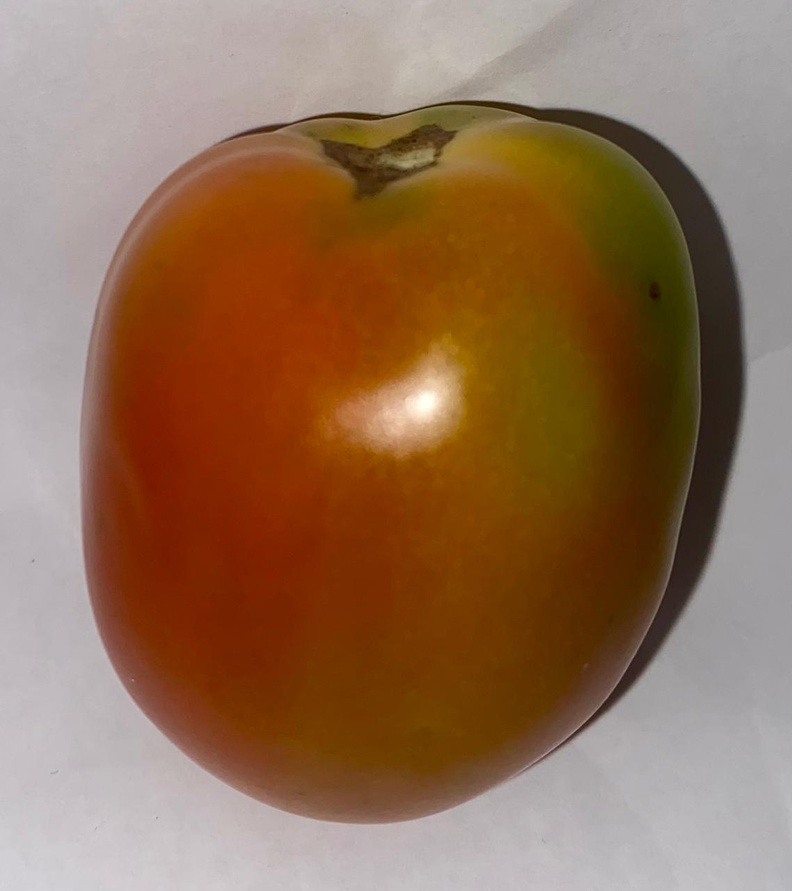
#> input picture citra/tomat/setengah/1.jpg, 792 x 891 px, shrunk from 1138 x 1280 before the run
$ python 8bit_konstant.py
#> lines starting #> are read from the running program, lines starting #| are printed output that depends on the picture; after the words box and inside, x2 and y2 are one past the last pixel; in counts of white or black regions, pixels touching at a corner belong together
import cv2
import numpy as np
import matplotlib.pyplot as plt

# === 1. BACA CITRA ===
img = cv2.imread("tomat/setengah/1.jpg")
#> img is the input picture: shape (891, 792, 3); mean B, G, R 85.8, 112, 145.4
img_rgb = cv2.cvtColor(img, cv2.COLOR_BGR2RGB)
hsv = cv2.cvtColor(img, cv2.COLOR_BGR2HSV)
#> hsv: shape (891, 792, 3); mean H, S, V 58.8, 127.4, 145.5

# === 2. SEGMENTASI OBJEK TOMAT ===
lower_red1 = np.array([0, 100, 50])
upper_red1 = np.array([10, 255, 255])
lower_red2 = np.array([170, 100, 50])
upper_red2 = np.array([180, 255, 255])

mask1 = cv2.inRange(hsv, lower_red1, upper_red1)
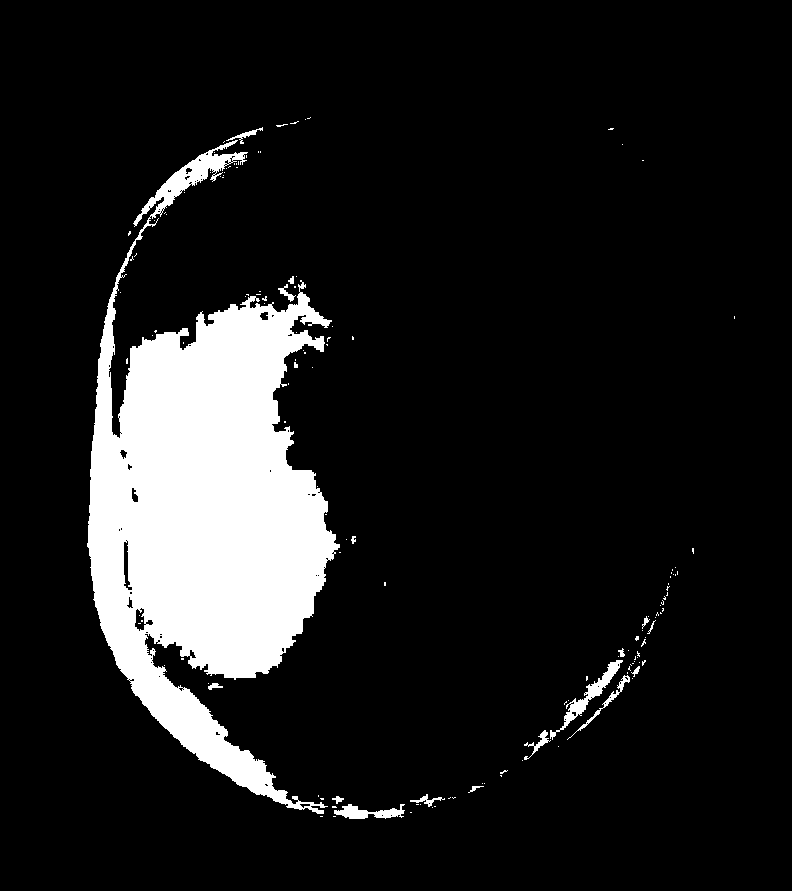
#> mask1: shape (891, 792); 11.7% white; 141 white regions (123 under 20 px), largest, box (x1, y1, x2, y2) and area: (87, 140, 340, 814) 79623, (550, 660, 623, 740) 873, (334, 804, 405, 819) 564
mask2 = cv2.inRange(hsv, lower_red2, upper_red2)
#> mask2: shape (891, 792); every value is 0
mask = mask1 + mask2

# Bersihkan noise
kernel = np.ones((5, 5), np.uint8)
mask = cv2.morphologyEx(mask, cv2.MORPH_CLOSE, kernel)
#> mask: shape (891, 792); 12.1% white; 34 white regions (21 under 20 px), largest, box (x1, y1, x2, y2) and area: (87, 127, 405, 819) 82945, (524, 648, 629, 760) 1320, (567, 651, 646, 740) 548
mask = cv2.morphologyEx(mask, cv2.MORPH_OPEN, kernel)
#> mask: shape (891, 792); 11.9% white; 17 white regions, largest, box (x1, y1, x2, y2) and area: (88, 294, 340, 814) 78682, (142, 135, 247, 226) 2597, (564, 650, 625, 724) 978

# Terapkan mask ke citra asli
segmented_rgb = cv2.bitwise_and(img_rgb, img_rgb, mask=mask)
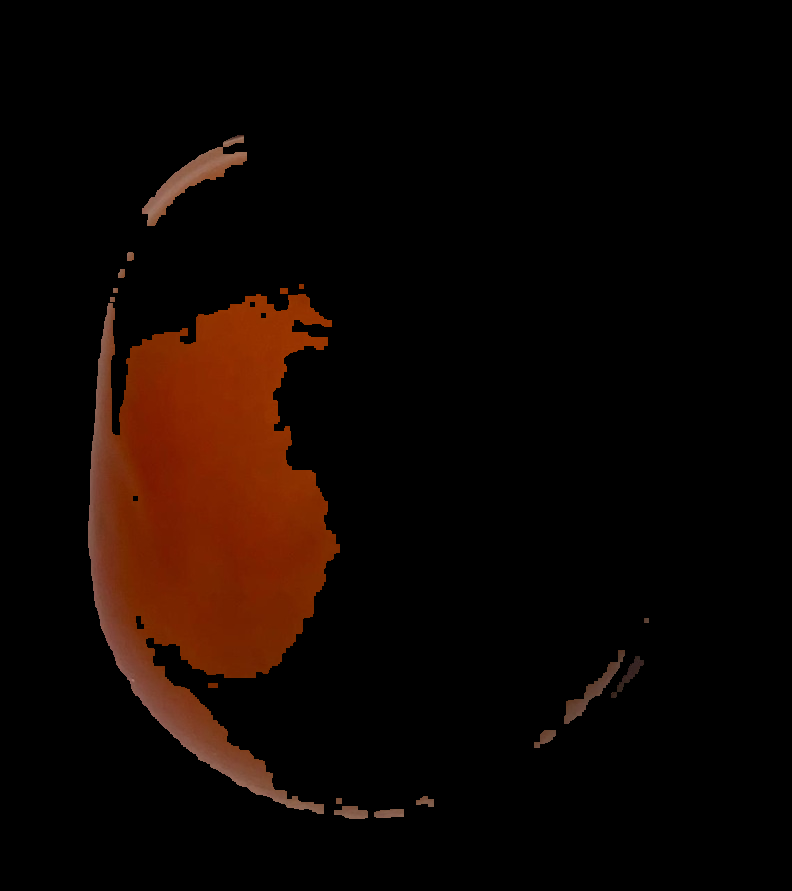
#> segmented_rgb: shape (891, 792, 3); mean R, G, B 15.4, 5.7, 1.6

# === 3. KONVERSI KE HSI ===
def rgb_to_hsi(image):
    image = image.astype(np.float32) / 255.0
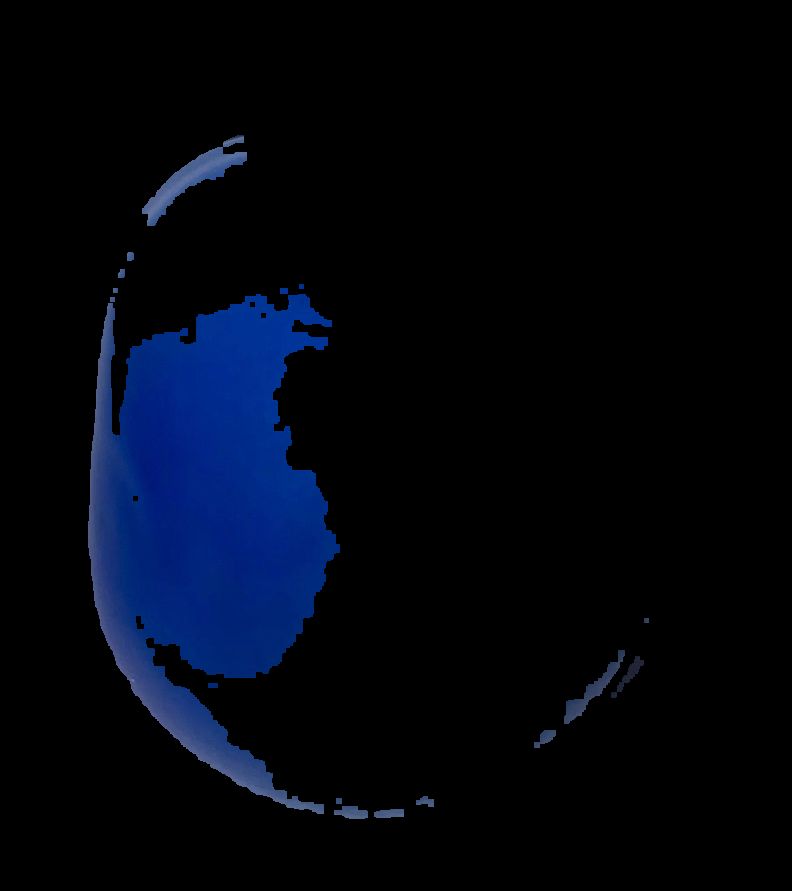
#> image: shape (891, 792, 3) float32; mean of channels 0, 1, 2 0.0604, 0.0223, 0.00626; drawn as B, G, R
    R, G, B = image[:, :, 0], image[:, :, 1], image[:, :, 2]
    I = (R + G + B) / 3
    min_RGB = np.minimum(np.minimum(R, G), B)
    S = 1 - (3 / (R + G + B + 1e-6)) * min_RGB
    num = 0.5 * ((R - G) + (R - B))
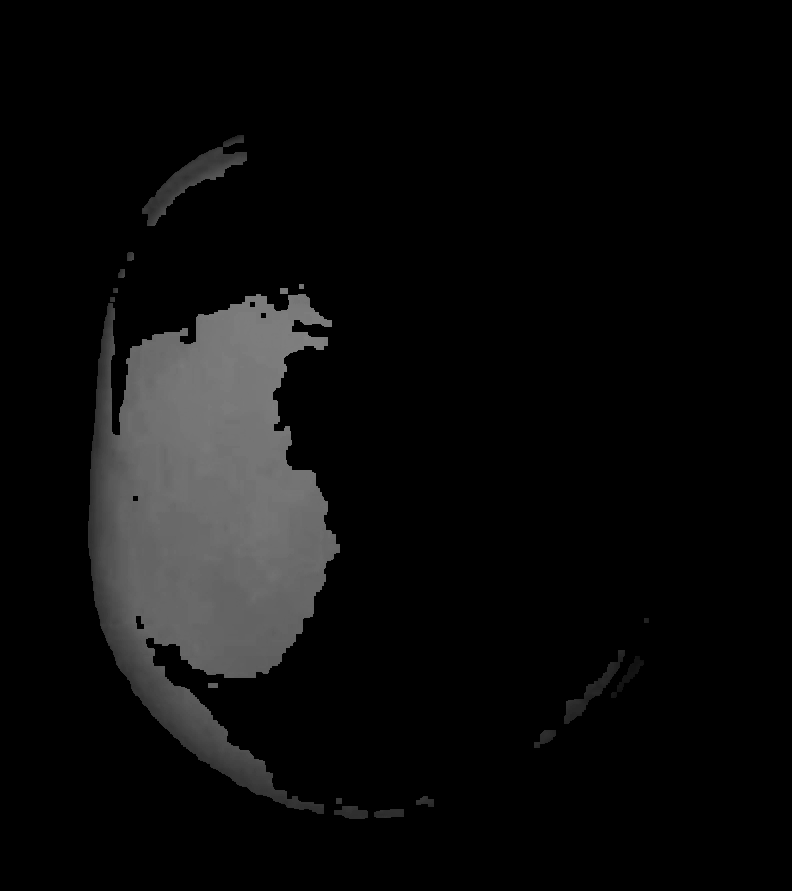
#> num: shape (891, 792) float32; min 0, max 0.51, mean 0.0461
    denom = np.sqrt((R - G) ** 2 + (R - B) * (G - B)) + 1e-6
    theta = np.arccos(num / denom)
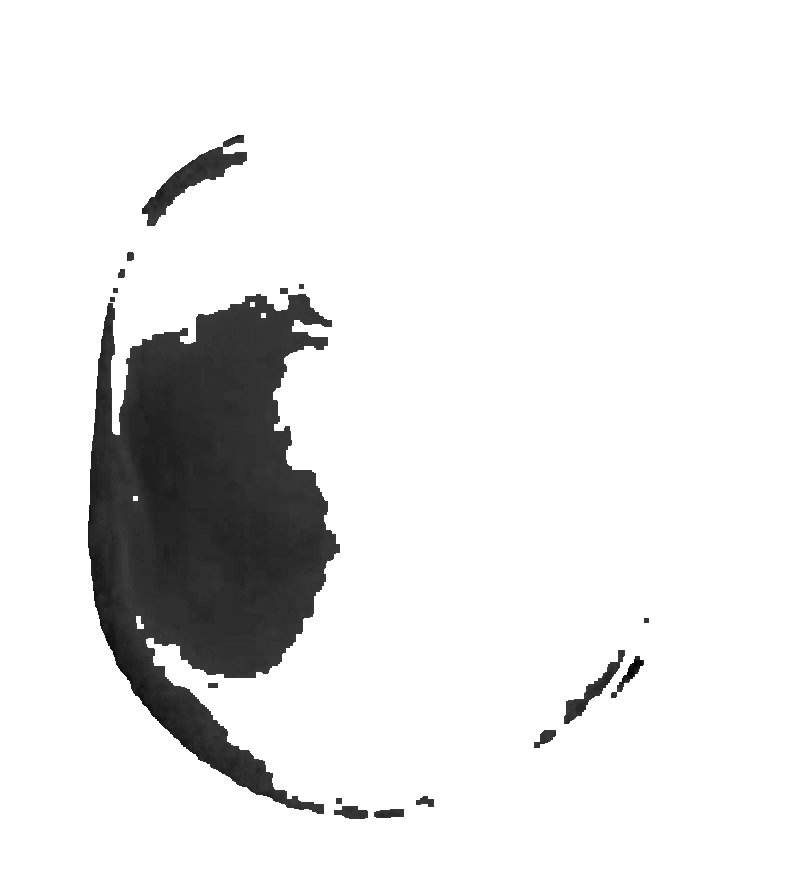
#> theta: shape (891, 792) float32; min 0.00532, max 1.57, mean 1.42; drawn with min black and max white
    H = np.degrees(theta)
    H[B > G] = 360 - H[B > G]
    H = H / 360
    return np.stack([H, S, I], axis=-1)
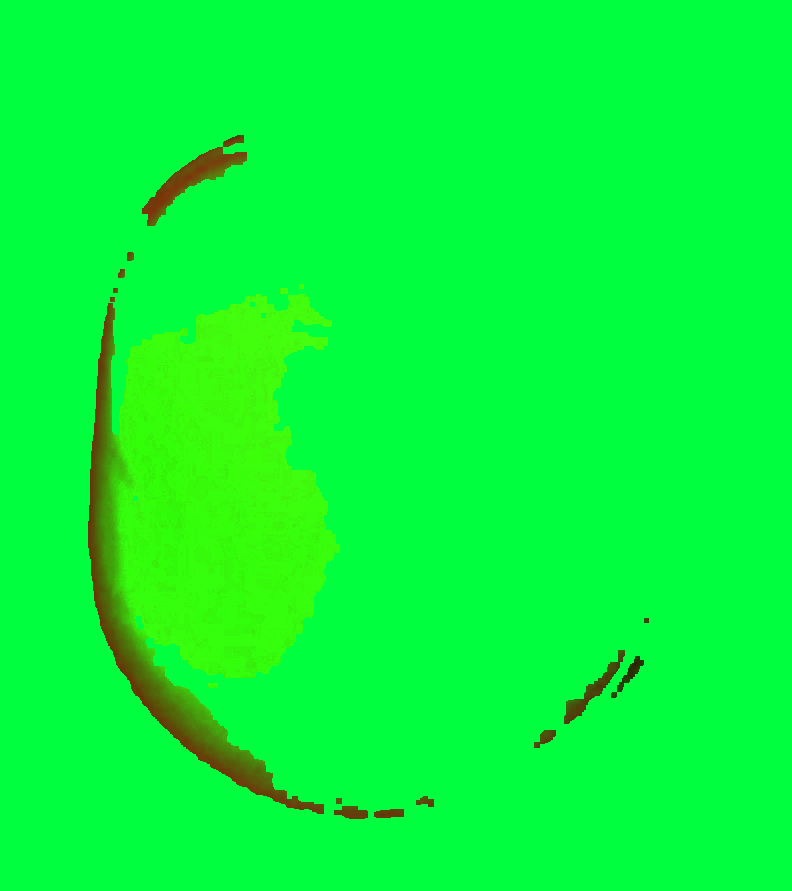
#> returned value: shape (891, 792, 3) float32; mean of channels 0, 1, 2 0.226, 0.981, 0.0296; drawn as B, G, R

hsi_img = rgb_to_hsi(segmented_rgb)
H, S, I = hsi_img[:, :, 0], hsi_img[:, :, 1], hsi_img[:, :, 2]

# === 4. PILIH 8 PIXEL KONSTAN ===
pixel_indices = np.column_stack(np.where(mask > 0))  # Ambil indeks piksel dalam mask
#> pixel_indices = 83847 pairs, first value 135 to 818, second value 88 to 648
selected_pixels = pixel_indices[np.random.choice(len(pixel_indices), 8, replace=False)]
#> selected_pixels = [[272, 120], [487, 101], [540, 189], [462, 265], [448, 148], [532, 152], [554, 333], [443, 244]]
# selected_pixels = np.array([
#     [548, 924],
#     [459, 857],
#     [333, 694],
#     [336, 523],
#     [924, 349],
#     [1053, 655],
#     [958, 912],
#     [621, 602]
# ])

# === 5. TAMPILKAN PIXEL DI CITRA RGB DAN HSI ===
fig, ax = plt.subplots(1, 4, figsize=(20, 5))
ax[0].imshow(segmented_rgb)
ax[0].set_title("Citra RGB")
ax[1].imshow(H, cmap="hsv")
ax[1].set_title("Komponen Hue")
ax[2].imshow(S, cmap="gray")
ax[2].set_title("Komponen Saturation")
ax[3].imshow(I, cmap="gray")
ax[3].set_title("Komponen Intensity")

for (y, x) in selected_pixels:
    for a in ax:
        a.scatter(x, y, facecolors='none', s=50, edgecolors='green')
#> this loop made 8 passes

val_h = []
val_s = []
val_i = []

for idx, (y, x) in enumerate(selected_pixels):
    hue_value = H[y, x] # Konversi ke derajat
    s_value = S[y,x]
    i_value = I[y,x]
    rgb_value = segmented_rgb[y, x]  # Ambil nilai RGB
    print(f"Pixel {idx+1}: Posisi ({x}, {y}), RGB = {rgb_value}, Hue = {hue_value:.4f}, S = {s_value:.4f}, I = {i_value:.4f}")
    val_h.append(hue_value)
    val_s.append(s_value)
    val_i.append(i_value)
#> this loop made 8 passes
#> (y, x, hue_value, s_value, i_value, rgb_value) on passes 1 to 8: (272, 120, 0.0521, 0.26, 0.408, [138, 97, 77]), (487, 101, 0.0391, 0.484, 0.281, [120, 58, 37]), (540, 189, 0.0427, 1, 0.207, [124, 34, 0]), (462, 265, 0.0509, 1, 0.237, [137, 44, 0]), (448, 148, 0.0338, 1, 0.195, [122, 27, 0]), (532, 152, 0.0433, 1, 0.199, [119, 33, 0]), (554, 333, 0.0555, 0.982, 0.222, [125, 44, 1]), (443, 244, 0.048, 1, 0.235, [138, 42, 0])
#| Pixel 1: Posisi (120, 272), RGB = [138  97  77], Hue = 0.0521, S = 0.2596, I = 0.4078
#| Pixel 2: Posisi (101, 487), RGB = [120  58  37], Hue = 0.0391, S = 0.4837, I = 0.2810
#| Pixel 3: Posisi (189, 540), RGB = [124  34   0], Hue = 0.0427, S = 1.0000, I = 0.2065
#| Pixel 4: Posisi (265, 462), RGB = [137  44   0], Hue = 0.0509, S = 1.0000, I = 0.2366
#| Pixel 5: Posisi (148, 448), RGB = [122  27   0], Hue = 0.0338, S = 1.0000, I = 0.1948
#| Pixel 6: Posisi (152, 532), RGB = [119  33   0], Hue = 0.0433, S = 1.0000, I = 0.1987
#| Pixel 7: Posisi (333, 554), RGB = [125  44   1], Hue = 0.0555, S = 0.9824, I = 0.2222
#| Pixel 8: Posisi (244, 443), RGB = [138  42   0], Hue = 0.0480, S = 1.0000, I = 0.2353
#> after the loop, val_h = [0.0521, 0.0391, 0.0427, 0.0509, 0.0338, 0.0433, 0.0555, 0.048]; val_i = [0.408, 0.281, 0.207, 0.237, 0.195, 0.199, 0.222, 0.235]; val_s = [0.26, 0.484, 1, 1, 1, 1, 0.982, 1]

# Hitung Rata-rata
avg_h = np.mean(val_h)
#> avg_h = 0.0457
avg_s = np.mean(val_s)
#> avg_s = 0.841
avg_i = np.mean(val_i)
#> avg_i = 0.248

sum_h = np.sum(val_h)
#> sum_h = 0.365
sum_s = np.sum(val_s)
#> sum_s = 6.73
sum_i = np.sum(val_i)
#> sum_i = 1.98

print(f"jumlah H = {sum_h:.4f}")
#| jumlah H = 0.3654
print(f"jumlah S = {sum_s:.4f}")
#| jumlah S = 6.7257
print(f"jumlah I = {sum_i:.4f}")
#| jumlah I = 1.9830

print(f"Rata - rata H = {avg_h:.4f}")
#| Rata - rata H = 0.0457
print(f"Rata - rata S = {avg_s:.4f}")
#| Rata - rata S = 0.8407
print(f"Rata - rata I = {avg_i:.4f}")
#| Rata - rata I = 0.2479

plt.show()
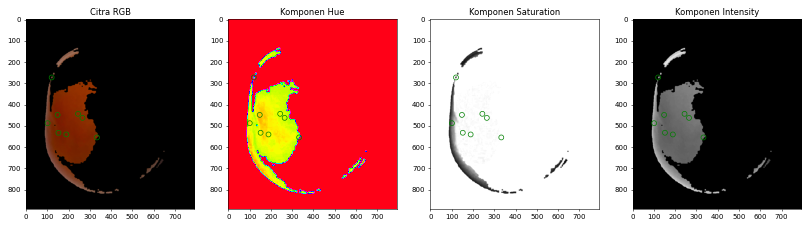
#> figure drawn by matplotlib, 4 panels

$ run again, with citra/tomat/setengah/10.jpg copied over citra/tomat/setengah/1.jpg
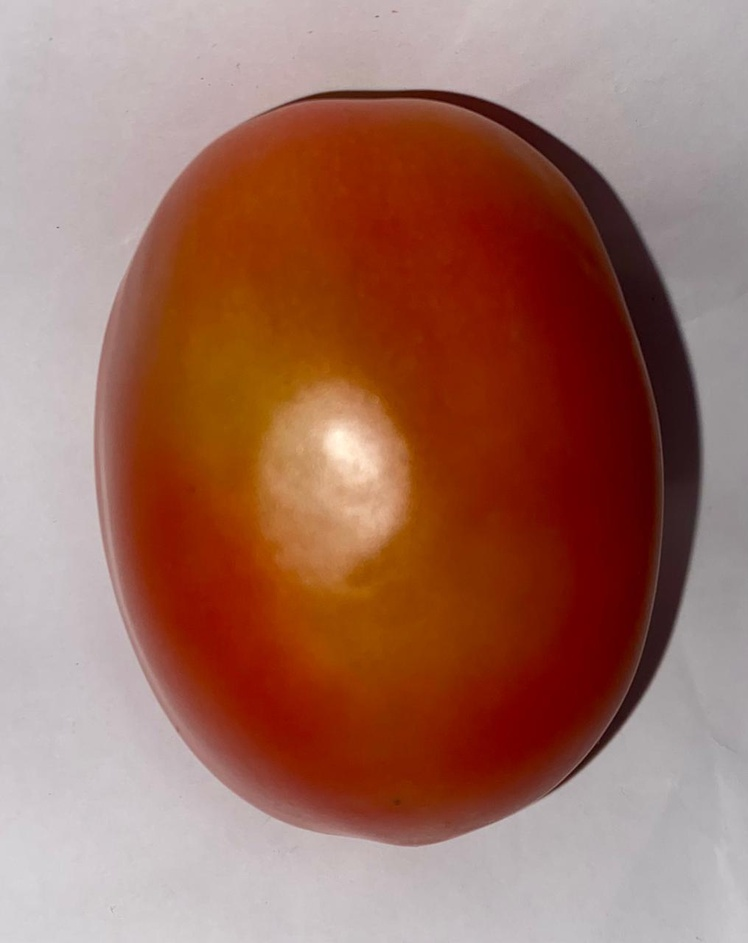
#> input picture citra/tomat/setengah/10.jpg, 748 x 943 px, shrunk from 1015 x 1280 before the run
#> img is the input picture: shape (943, 748, 3); mean B, G, R 96.4, 111.1, 158
#> hsv: shape (943, 748, 3); mean H, S, V 77.6, 121.1, 158.1
#> `mask1 = cv2.inRange(hsv, lower_red1, upper_red1)`:
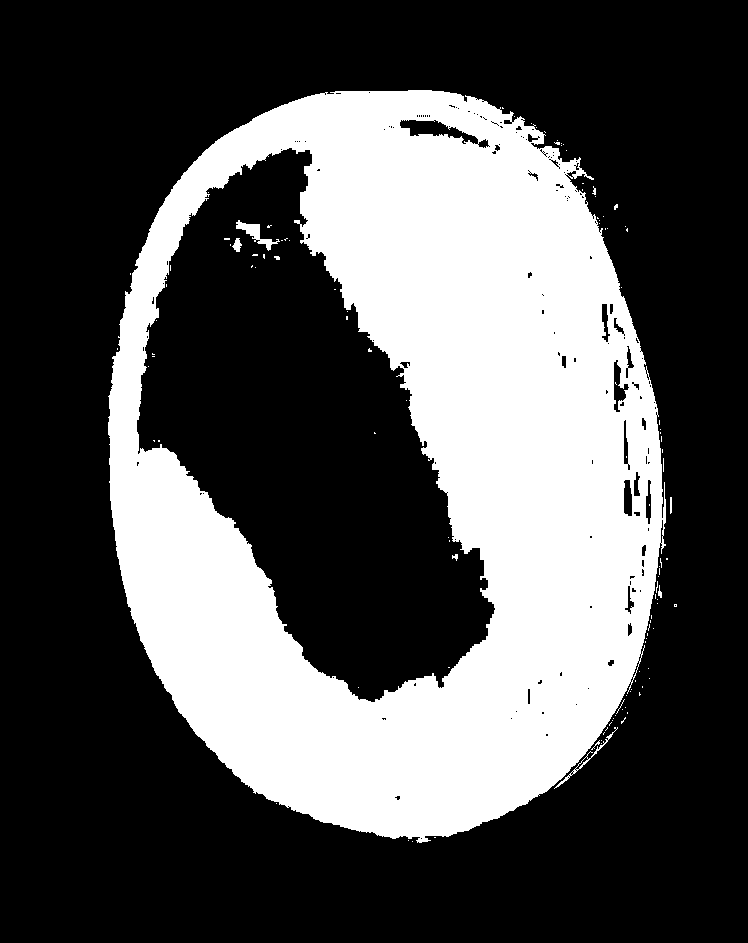
#> mask1: shape (943, 748); 32.6% white; 117 white regions (109 under 20 px), largest, box (x1, y1, x2, y2) and area: (108, 90, 666, 843) 229060, (236, 220, 280, 251) 377, (554, 727, 618, 789) 203
#> mask2: shape (943, 748); 0.72% white; 163 white regions (132 under 20 px), largest, box (x1, y1, x2, y2) and area: (580, 160, 636, 239) 1099, (658, 548, 682, 605) 892, (614, 360, 629, 412) 346
#> pixel_indices = 237190 pairs, first value 90 to 842, second value 108 to 690
#> selected_pixels = [[231, 494], [226, 448], [774, 357], [551, 599], [604, 594], [585, 542], [718, 306], [107, 431]]
#> the loop `for (y, x) in selected_pixels:` made 8 passes
#> the loop `for idx, (y, x) in enumerate(selected_pixels):` made 8 passes
#> (y, x, hue_value, s_value, i_value, rgb_value) on passes 1 to 8: (231, 494, 0.011, 1, 0.165, [117, 9, 0]), (226, 448, 0.0226, 0.981, 0.201, [132, 21, 1]), (774, 357, 0.0323, 1, 0.209, [132, 28, 0]), (551, 599, 0.00149, 1, 0.127, [96, 1, 0]), (604, 594, 0.00036, 1, 0.131, [100, 0, 0]), (585, 542, 0.032, 1, 0.18, [114, 24, 0]), (718, 306, 0.0237, 1, 0.209, [138, 22, 0]), (107, 431, 0.0339, 0.363, 0.357, [139, 76, 58])
#> (printed output is left out)
#> after the loop `for idx, (y, x) in enumerate(selected_pixels):`: val_h = [0.011, 0.0226, 0.0323, 0.00149, 0.00036, 0.032, 0.0237, 0.0339]; val_i = [0.165, 0.201, 0.209, 0.127, 0.131, 0.18, 0.209, 0.357]; val_s = [1, 0.981, 1, 1, 1, 1, 1, 0.363]
#> avg_h = 0.0197
#> avg_s = 0.918
#> avg_i = 0.197
#> sum_h = 0.157
#> sum_s = 7.34
#> sum_i = 1.58
#| jumlah H = 0.1574
#| jumlah S = 7.3432
#| jumlah I = 1.5791
#| Rata - rata H = 0.0197
#| Rata - rata S = 0.9179
#| Rata - rata I = 0.1974
#> `plt.show()`:
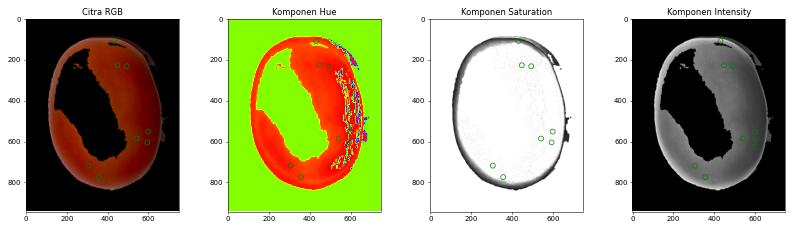
#> figure drawn by matplotlib, 4 panels
